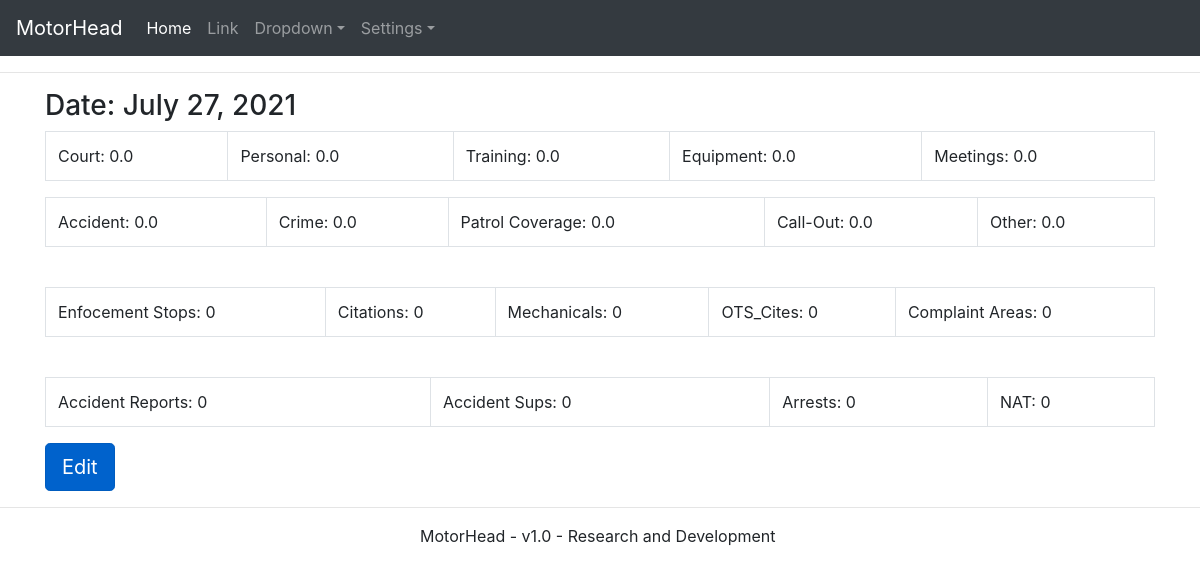
Page /detail/1 on the earlier database version.
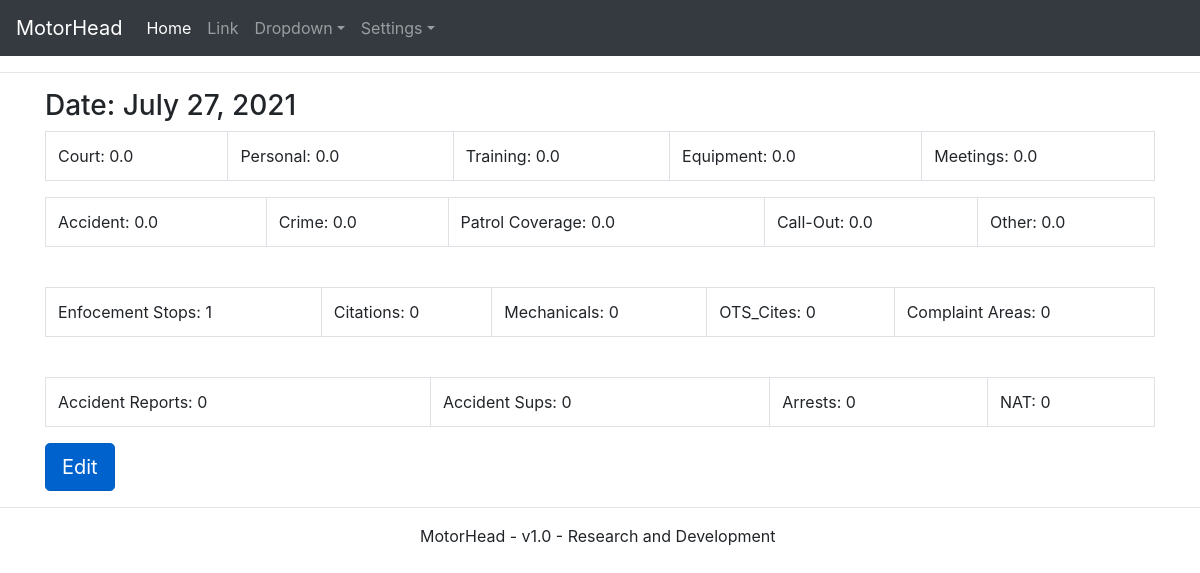
Same page on the later database version.
### MotorHeadApp/models.py (models this page shows, shortened)
class Stats(models.Model):
    date = models.DateField(default=now())
    user = models.ForeignKey(User, on_delete=models.PROTECT)
    court = models.FloatField(default=0)
    personal = models.FloatField(default=0)
    training = models.FloatField(default=0)
    equipment = models.FloatField(default=0)
    meetings = models.FloatField(default=0)
    accident = models.FloatField(default=0)
    crime = models.FloatField(default=0)
    patrol_coverage = models.FloatField(default=0)
    call_out = models.FloatField(default=0)
    other = models.FloatField(default=0)
    enforcement_stops = models.IntegerField(default=0)
    citations = models.IntegerField(default=0)
    mechanicals = models.IntegerField(default=0)
    OTS_Cites = models.IntegerField(default=0)
    complaint_areas = models.IntegerField(default=0)
    accident_reports = models.IntegerField(default=0)
    accident_sups = models.IntegerField(default=0)
    arrests = models.IntegerField(default=0)
    NAT = models.IntegerField(default=0)

### MotorHeadApp/views.py (the view)
# urls.py: path('detail/<int:pk>', DetailStats.as_view(), name='detailstats'),
class DetailStats(DetailView):
    model = Stats
    template_name = 'detailstats.html'

### MotorHeadApp/templates/detailstats.html
{% extends "base.html" %}
{% block content %}
    <h3>Date: {{ stats.date }}</h3>
    <table class="table table-bordered">
    <tr>
        <td>Court: {{ stats.court }}</td>
        <td>Personal: {{ stats.personal }}</td>
        <td>Training: {{ stats.training }}</td>
        <td>Equipment: {{ stats.equipment }}</td>
        <td>Meetings: {{ stats.meetings }}</td>
    </tr>
    </table>
    <table class="table table-bordered">
    <tr>
      <td>Accident: {{ stats.accident }}</td>
        <td>Crime: {{ stats.crime }}</td>
        <td>Patrol Coverage: {{ stats.patrol_coverage }}</td>
        <td>Call-Out: {{ stats.call_out }}</td>
        <td>Other: {{ stats.other}}</td>
    </tr>
    </table>
    <br>
    <table class="table table-bordered">
    <tr>
        <td>Enfocement Stops: {{ stats.enforcement_stops }}</td>
        <td>Citations: {{ stats.citations }}</td>
        <td>Mechanicals: {{ stats.mechanicals }}</td>
        <td>OTS_Cites: {{ stats.OTS_Cites }}</td>
        <td>Complaint Areas: {{ stats.complaint_areas}}</td>
    </tr>
    </table>
    <br>
    <table class="table table-bordered">
    <tr>
        <td>Accident Reports: {{ stats.accident_reports }}</td>
        <td>Accident Sups: {{ stats.accident_sups }}</td>
        <td>Arrests: {{ stats.arrests }}</td>
        <td>NAT: {{ stats.NAT }}</td>
    </tr>
    </table>
    <a href="{% url 'editstats' stats.pk %}" class="btn btn-primary btn-lg active" role="button"
       aria-pressed="true">Edit</a>
{% endblock %}

### MotorHeadApp/templates/base.html (shortened to what this page needs)
{% load static %}
<!DOCTYPE html>
<html lang="en">
<head>
    <link href="{% static '/css/bootstrap-4.4.1.css' %}" rel="stylesheet">
</head>
<body>
<nav class="navbar navbar-expand-lg navbar-dark bg-dark">
    <a class="navbar-brand" href="#">MotorHead</a>
    <div class="collapse navbar-collapse" id="navbarSupportedContent">
        <ul class="navbar-nav mr-auto">
            <li class="nav-item active">
                <a class="nav-link" href="#">Home <span class="sr-only">(current)</span></a>
            </li>
            <li class="nav-item">
                <a class="nav-link" href="#">Link</a>
            </li>
            <li class="nav-item dropdown">
                <a class="nav-link dropdown-toggle" href="#" id="navbarDropdown" role="button" data-toggle="dropdown"
                   aria-haspopup="true" aria-expanded="false">Dropdown</a>
            </li>
            <li class="nav-item dropdown">
                <a class="nav-link dropdown-toggle" href="#" id="settings" role="button" data-toggle="dropdown"
                   aria-haspopup="true" aria-expanded="false">Settings</a>
            </li>
        </ul>
    </div>
</nav>
<hr>
<div class="container">
    {% block content %}
    {% endblock %}
</div>
<hr>
<footer class="text-center">
    <div class="container">
        <div class="row">
            <div class="col-12">
                <p>MotorHead - v1.0 - Research and Development&nbsp;</p>
            </div>
        </div>
    </div>
</footer>
</body>
</html>

Differences in the rows shown:
changed Stats: enforcement_stops "0" → "1"
